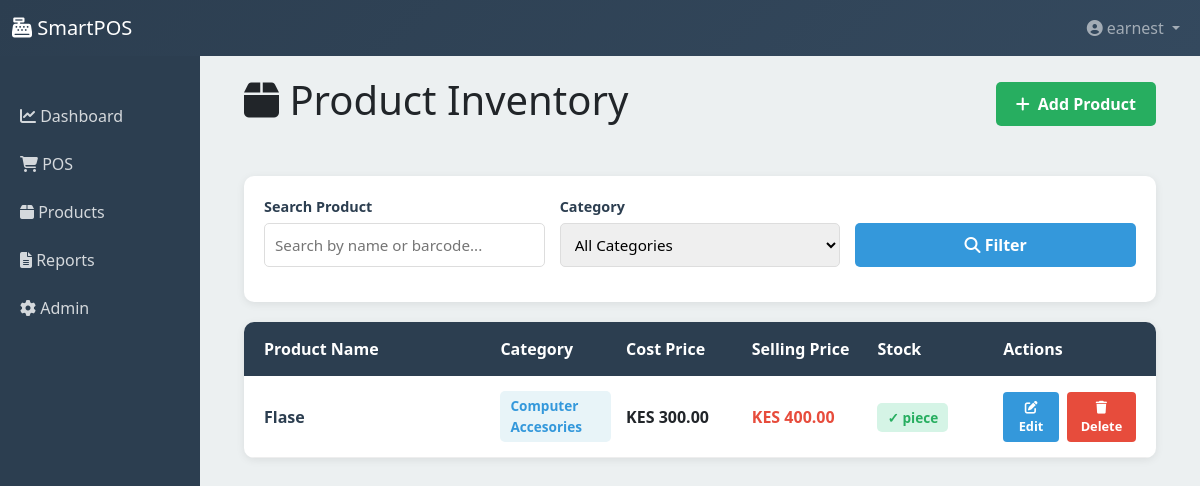
The app's page /products/ (signed in), older data.
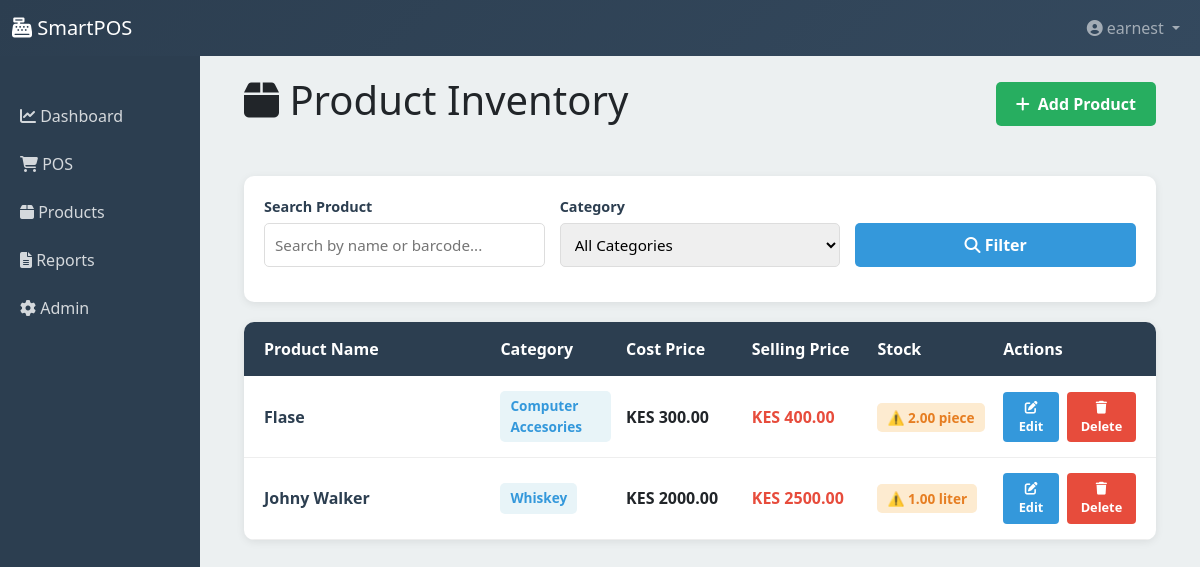
The same page, newer data.
### smartpos/models.py (models this page shows, shortened)
class CustomUser(AbstractUser):
    ROLE_CHOICES = [
        ('admin', 'Administrator'),
        ('manager', 'Manager'),
        ('cashier', 'Cashier'),
        ('accountant', 'Accountant'),
    ]
    role = models.CharField(max_length=20, choices=ROLE_CHOICES, default='cashier')
    is_active_staff = models.BooleanField(default=True)
    phone = models.CharField(max_length=15, blank=True)
    activity_log = models.TextField(blank=True)

class Product(models.Model):
    UNIT_CHOICES = [
        ('piece', 'Piece'),
        ('kg', 'Kilogram'),
        ('liter', 'Liter'),
        ('bottle', 'Bottle'),
        ('glass', 'Glass'),
    ]
    id = models.UUIDField(primary_key=True, default=uuid.uuid4)
    name = models.CharField(max_length=255)
    barcode = models.CharField(max_length=100, unique=True, blank=True)
    category = models.ForeignKey(Category, on_delete=models.PROTECT)
    cost_price = models.DecimalField(max_digits=10, decimal_places=2)
    selling_price = models.DecimalField(max_digits=10, decimal_places=2)
    unit_of_measure = models.CharField(max_length=20, choices=UNIT_CHOICES)
    image = models.ImageField(upload_to='products/', blank=True)
    expiry_date = models.DateField(null=True, blank=True)
    batch_number = models.CharField(max_length=100, blank=True)
    bottle_price = models.DecimalField(max_digits=10, decimal_places=2, null=True, blank=True)
    glass_price = models.DecimalField(max_digits=10, decimal_places=2, null=True, blank=True)
    is_alcohol = models.BooleanField(default=False)
    is_active = models.BooleanField(default=True)
    created_at = models.DateTimeField(auto_now_add=True)
    updated_at = models.DateTimeField(auto_now=True)

class Category(models.Model):
    CATEGORY_TYPES = [
        ('drinks', 'Drinks'),
        ('food', 'Food'),
        ('groceries', 'Groceries'),
        ('household', 'Household Items'),
        ('alcohol', 'Alcohol'),
    ]
    id = models.UUIDField(primary_key=True, default=uuid.uuid4)
    name = models.CharField(max_length=100, unique=True)
    category_type = models.CharField(max_length=20, choices=CATEGORY_TYPES)
    description = models.TextField(blank=True)
    created_at = models.DateTimeField(auto_now_add=True)
    class Meta:
        verbose_name_plural = "Categories"

class Inventory(models.Model):
    id = models.UUIDField(primary_key=True, default=uuid.uuid4)
    product = models.OneToOneField(Product, on_delete=models.CASCADE, related_name='inventory')
    quantity_on_hand = models.DecimalField(max_digits=10, decimal_places=2)
    reorder_level = models.DecimalField(max_digits=10, decimal_places=2)
    last_restocked = models.DateTimeField(auto_now=True)
    class Meta:
        verbose_name_plural = "Inventories"
    @property
    def is_low_stock(self):
        return self.quantity_on_hand <= self.reorder_level

### smartpos/views.py (the view)
# urls.py: path('products/', views.product_list, name='product_list'),
@login_required(login_url='login')
def product_list(request):
    products = Product.objects.select_related('category', 'inventory').all()
    categories = Category.objects.all()
    search = request.GET.get('search', '')
    if search:
        products = products.filter(
            Q(name__icontains=search) | Q(barcode__icontains=search)
        )
    category = request.GET.get('category', '')
    if category:
        products = products.filter(category_id=category)
    context = {
        'products': products,
        'categories': categories,
        'search': search,
        'selected_category': category,
    }
    return render(request, 'smartpos/product_list.html', context)

### templates/smartpos/product_list.html (shortened to what this page needs)
{% extends 'smartpos/base.html' %}
{% block content %}
<div class="products-container">
    <div class="d-flex justify-content-between align-items-center mb-4">
        <h1><i class="fas fa-box"></i> Product Inventory</h1>
        <a href="/products/add/" class="btn-add-product">
            <i class="fas fa-plus"></i> Add Product
        </a>
    </div>
    <div class="filter-section">
        <form method="get" class="filter-row">
            <div class="filter-group">
                <label>Search Product</label>
                <input type="text" name="search" placeholder="Search by name or barcode..." value="{{ search }}">
            </div>
            <div class="filter-group">
                <label>Category</label>
                <select name="category">
                    <option value="">All Categories</option>
                </select>
            </div>
            <div class="filter-group" style="justify-content: flex-end; padding-top: 20px;">
                <button type="submit" style="background: #3498db; color: white; border: none; padding: 10px 20px; border-radius: 5px; cursor: pointer; font-weight: 600;">
                    <i class="fas fa-search"></i> Filter
                </button>
            </div>
        </form>
    </div>
    <div class="product-table">
        <div class="table-header">
            <div>Product Name</div>
            <div>Category</div>
            <div>Cost Price</div>
            <div>Selling Price</div>
            <div>Stock</div>
            <div>Actions</div>
        </div>
        <div class="table-body">
            {% for product in products %}
            <div class="table-row">
                <div class="product-title">{{ product.name }}</div>
                <div>
                    <span class="category-badge">{{ product.category.name }}</span>
                </div>
                <div style="font-weight: 600;">KES {{ product.cost_price }}</div>
                <div style="color: #e74c3c; font-weight: 700;">KES {{ product.selling_price }}</div>
                <div>
                    {% if product.inventory.quantity_on_hand <= 0 %}
                        <span class="stock-status stock-critical">⛔ Out of Stock</span>
                    {% elif product.inventory.is_low_stock %}
                        <span class="stock-status stock-low">⚠️ {{ product.inventory.quantity_on_hand }} {{ product.unit_of_measure }}</span>
                    {% else %}
                        <span class="stock-status stock-good">✓ {{ product.inventory.quantity_on_hand }} {{ product.unit_of_measure }}</span>
                    {% endif %}
                </div>
                <div class="action-buttons">
                    <button class="btn-edit" onclick="alert('Edit feature coming soon!')">
                        <i class="fas fa-edit"></i> Edit
                    </button>
                    <button class="btn-delete" onclick="if(confirm('Delete this product?')) alert('Delete feature coming soon!')">
                        <i class="fas fa-trash"></i> Delete
                    </button>
                </div>
            </div>
            {% empty %}
            <div style="grid-column: 1 / -1; text-align: center; padding: 40px; color: #999;">
                <i class="fas fa-inbox" style="font-size: 2.5rem; margin-bottom: 15px; display: block;"></i>
                <p>No products found</p>
            </div>
            {% endfor %}
        </div>
    </div>
</div>
{% endblock %}

### templates/smartpos/base.html (shortened to what this page needs)
<!DOCTYPE html>
<html lang="en">
  <head>
    <link
      href="https://cdn.jsdelivr.net/npm/bootstrap@5.3.0/dist/css/bootstrap.min.css"
      rel="stylesheet"
    />
    <link
      href="https://cdnjs.cloudflare.com/ajax/libs/font-awesome/6.4.0/css/all.min.css"
      rel="stylesheet"
    />
  </head>
  <body>
    <nav class="navbar navbar-expand-lg navbar-dark">
      <div class="container-fluid">
        <a class="navbar-brand" href="/">
          <i class="fas fa-cash-register"></i> SmartPOS
        </a>
        <div class="collapse navbar-collapse" id="navbarNav">
          <ul class="navbar-nav ms-auto">
            <li class="nav-item dropdown">
              <a
                class="nav-link dropdown-toggle"
                href="#"
                role="button"
                data-bs-toggle="dropdown"
              >
                <i class="fas fa-user-circle"></i> {{ user.username }}
              </a>
            </li>
          </ul>
        </div>
      </div>
    </nav>
    <div class="container-fluid">
      <div class="row">
        {% if user.is_authenticated %}
        <nav class="col-md-2 d-md-block sidebar">
          <ul class="nav flex-column pt-3">
            <li class="nav-item">
              <a class="nav-link" href="/"
                ><i class="fas fa-chart-line"></i> Dashboard</a
              >
            </li>
            <li class="nav-item">
              <a class="nav-link" href="/pos/"
                ><i class="fas fa-shopping-cart"></i> POS</a
              >
            </li>
            <li class="nav-item">
              <a class="nav-link" href="/products/"
                ><i class="fas fa-box"></i> Products</a
              >
            </li>
            <li class="nav-item">
              <a class="nav-link" href="/reports/sales/"
                ><i class="fas fa-file-alt"></i> Reports</a
              >
            </li>
            <li class="nav-item">
              <a class="nav-link" href="/admin/"
                ><i class="fas fa-cog"></i> Admin</a
              >
            </li>
          </ul>
        </nav>
        {% endif %}
        <main class="col-md-10 ms-sm-auto px-md-4">
          <div class="content">
             {% block content %}{% endblock %}
          </div>
        </main>
      </div>
    </div>
  </body>
</html>

### templates/smartpos/base.html (style rules this page uses)
:root { --primary: #2c3e50; --secondary: #e74c3c; }
body { font-family: "Segoe UI", sans-serif; background-color: #ecf0f1; }
.navbar { background: linear-gradient(135deg, var(--primary) 0%, #34495e 100%); }
.sidebar { background: var(--primary); min-height: 100vh; color: white; padding: 20px 0; }
.sidebar .nav-link { color: rgba(255, 255, 255, 0.8); padding: 12px 20px; }
.content { padding: 20px; }

### templates/smartpos/product_list.html (style rules this page uses)
.products-container { display: flex; flex-direction: column; gap: 20px; }
.filter-section { background: white; padding: 20px; border-radius: 10px; box-shadow: 0 2px 8px rgba(0,0,0,0.08); }
.filter-row { display: grid; grid-template-columns: repeat(auto-fit, minmax(200px, 1fr)); gap: 15px; margin-bottom: 15px; }
.filter-group { display: flex; flex-direction: column; }
.filter-group label { font-weight: 600; margin-bottom: 5px; color: #2c3e50; font-size: 0.9rem; }
.filter-group input, .filter-group select { padding: 10px; border: 1px solid #ddd; border-radius: 5px; font-size: 0.95rem; }
.btn-add-product { background: #27ae60; color: white; padding: 10px 20px; border: none; border-radius: 5px; cursor: pointer; font-weight: 600; transition: all 0.3s; text-decoration: none; display: inline-flex; align-items: center; gap: 8px; }
.product-table { background: white; border-radius: 10px; overflow: hidden; box-shadow: 0 2px 8px rgba(0,0,0,0.08); }
.table-header { background: #2c3e50; color: white; padding: 15px 20px; display: grid; grid-template-columns: 2fr 1fr 1fr 1fr 1fr 1.2fr; font-weight: 600; gap: 15px; }
.table-body { max-height: 700px; overflow-y: auto; }
.table-row { display: grid; grid-template-columns: 2fr 1fr 1fr 1fr 1fr 1.2fr; padding: 15px 20px; border-bottom: 1px solid #eee; align-items: center; gap: 15px; transition: all 0.3s; }
.product-title { font-weight: 600; color: #2c3e50; }
.category-badge { display: inline-block; padding: 5px 10px; background: #e8f4f8; color: #3498db; border-radius: 5px; font-size: 0.85rem; font-weight: 600; }
.stock-status { padding: 5px 10px; border-radius: 5px; font-size: 0.85rem; font-weight: 600; text-align: center; }
.stock-low { background: #fdebd0; color: #e67e22; }
.action-buttons { display: flex; gap: 8px; }
.btn-edit, .btn-delete { padding: 6px 10px; border: none; border-radius: 4px; cursor: pointer; font-size: 0.8rem; font-weight: 600; transition: all 0.3s; }
.btn-edit { background: #3498db; color: white; }
.btn-delete { background: #e74c3c; color: white; }

Row changes from the older to the newer data that the page shows:
shown differently, row unchanged: Product "Flase": inventory.quantity_on_hand (not shown) → "2.00"; text "✓" → "⚠️"
added Product: name "Johny Walker", category.name "Whiskey", cost_price "2000.00", selling_price "2500.00", inventory.quantity_on_hand "1.00", unit_of_measure "liter"
